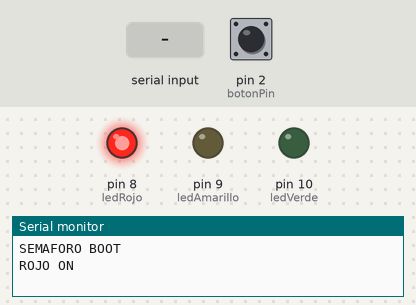
The sketch below on a simulated Arduino Uno, built with avr-gcc and run on an emulated ATmega328P. On the bench: output pins drawn as LEDs (lit = HIGH), the last lines printed to the serial monitor. Dashed ring = blinking. The inputs (shaded band) are chosen by the test bench; at power-on: pin 2 (botonPin) HIGH.

Above: at 1.2 s.
1.3 s: pin 2 (botonPin) pulled LOW for 0.15 s
At 3.1 s:
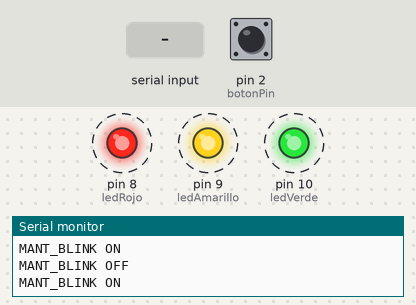
4.4 s: "AMARILLO\n" received over Serial
At 5.3 s:
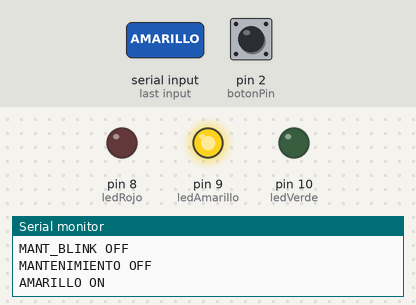
5.9 s: "VERDE\n" received over Serial
At 6.3 s:
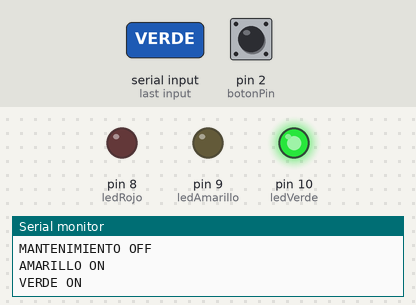
7.4 s: "ROJO\n" received over Serial
At 8.6 s:
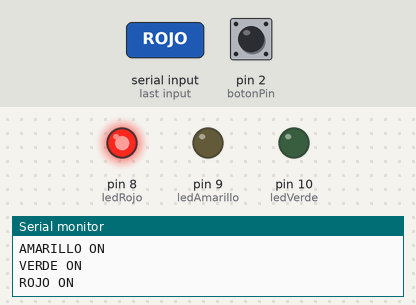
8.9 s: "TOGGLE_MODE\n" received over Serial
At 9.15 s:
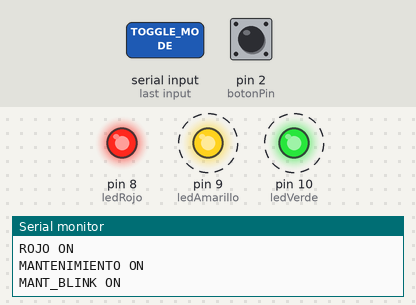
Timing chart, 0 to 12.9 s (numbered marks = the images above; inputs shaded):
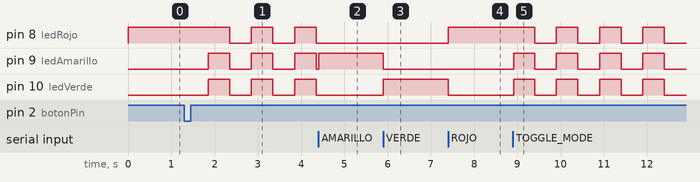

Measured:
- after the input at 1.3 s, pin 8 (ledRojo): alternates HIGH for 0.50 s and LOW for 0.50 s, starting after 1.1 s; pin 9 (ledAmarillo), pin 10 (ledVerde): alternates HIGH for 0.50 s and LOW for 0.50 s, starting after 0.55 s
- after the input at 4.4 s, pin 8 (ledRojo), pin 10 (ledVerde): stays LOW (without the input it goes to HIGH after 0.45 s)
- after the input at 5.9 s, pin 9 (ledAmarillo): HIGH → LOW at once; pin 10 (ledVerde): LOW → HIGH at once
- after the input at 7.4 s, pin 8 (ledRojo): LOW → HIGH at once; pin 10 (ledVerde): HIGH → LOW at once
- after the input at 8.9 s, pin 8 (ledRojo): alternates HIGH for 0.50 s and LOW for 0.50 s, starting after 0.50 s; pin 9 (ledAmarillo), pin 10 (ledVerde): alternates HIGH for 0.50 s and LOW for 0.50 s, starting at once

The sketch:

app03.ino
```cpp
// semaforo_uno_nonblocking_with_button.ino (actualizado)
// Pines
const int ledRojo = 8;
const int ledAmarillo = 9;
const int ledVerde = 10;
const int botonPin = 2;

// Modos
#define MODE_AUTO 0
#define MODE_MANUAL 1
#define MODE_CYCLE 2

int modo = MODE_AUTO;
int prevModo = MODE_AUTO;

// Secuencia automática (duraciones en ms)
const unsigned long autoDuraciones[] = {5000, 3000, 1000}; // rojo, verde, amarillo
const unsigned long cycleDuraciones[] = {3000, 3000, 1500}; // para comando CICLO

// Estado de la secuencia
int etapa = 0;            // 0 = rojo, 1 = verde, 2 = amarillo
int etapaAnterior = -1;
unsigned long etapaInicio = 0;

// Mantenimiento (parpadeo)
bool mantenimiento = false;
unsigned long lastBlink = 0;
const unsigned long blinkInterval = 500;
bool blinkState = false;

// Botón debounce
int lastBotonLectura = HIGH;
unsigned long lastDebounceTime = 0;
const unsigned long debounceDelay = 50;
int botonEstadoEstable = HIGH;

// Serial read buffer (usamos String para simplicidad)
String lineaSerial = "";

void setup() {
  pinMode(ledRojo, OUTPUT);
  pinMode(ledAmarillo, OUTPUT);
  pinMode(ledVerde, OUTPUT);
  pinMode(botonPin, INPUT_PULLUP);

  Serial.begin(9600);
  apagarTodos();
  etapa = 0;
  etapaInicio = millis();

  Serial.println("SEMAFORO BOOT");
  activarEtapaAutomatico(etapa);
}

// ------------------- loop principal -------------------
void loop() {
  unsigned long now = millis();

  // 1) Leer serial (si hay)
  if (Serial.available()) {
    lineaSerial = Serial.readStringUntil('\n');
    lineaSerial.trim();
    lineaSerial.toUpperCase();
    procesarComandoSerial(lineaSerial);
    lineaSerial = "";
  }

  // 2) Leer botón con debounce (detecta flanco de pulsado)
  int lectura = digitalRead(botonPin);
  if (lectura != lastBotonLectura) {
    lastDebounceTime = now;
  }
  if ((now - lastDebounceTime) > debounceDelay) {
    if (lectura != botonEstadoEstable) {
      botonEstadoEstable = lectura;
      if (botonEstadoEstable == LOW) {
        // pulsado (flanco)
        Serial.println("BOTON PULSADO");
        toggleMantenimiento();
      } else {
        // liberado
        Serial.println("BOTON LIBRE");
      }
    }
  }
  lastBotonLectura = lectura;

  // 3) Si estamos en mantenimiento: parpadeo visual y nada más
  if (mantenimiento) {
    if (now - lastBlink >= blinkInterval) {
      lastBlink = now;
      blinkState = !blinkState;
      if (blinkState) {
        // prender las tres visualmente
        digitalWrite(ledRojo, HIGH);
        digitalWrite(ledAmarillo, HIGH);
        digitalWrite(ledVerde, HIGH);
        // mensaje DOMINANTE: blink ON (no cambia bandera mantenimiento)
        Serial.println("MANT_BLINK ON");
      } else {
        // apagar las tres
        digitalWrite(ledRojo, LOW);
        digitalWrite(ledAmarillo, LOW);
        digitalWrite(ledVerde, LOW);
        Serial.println("MANT_BLINK OFF");
      }
    }
    // mientras mantenimiento está activo evitamos cualquier secuencia
    return;
  }

  // 4) Si estamos en modo CICLO (comando CICLO): avanzar etapas no bloqueante
  if (modo == MODE_CYCLE) {
    unsigned long dur = cycleDuraciones[etapa];
    if (now - etapaInicio >= dur) {
      etapa = (etapa + 1) % 3;
      etapaInicio = now;
      activarEtapaCiclo(etapa);
      // si llegamos otra vez a etapa 0 => ciclo completo (termina)
      if (etapa == 0) {
        Serial.println("CICLO COMPLETE");
        modo = MODE_AUTO;
        etapa = 0;
        etapaInicio = now;
        activarEtapaAutomatico(etapa);
      }
    }
    return;
  }

  // 5) Modo automático (no bloqueante)
  if (modo == MODE_AUTO) {
    unsigned long durAuto = autoDuraciones[etapa];
    if (now - etapaInicio >= durAuto) {
      etapa = (etapa + 1) % 3;
      etapaInicio = now;
      activarEtapaAutomatico(etapa);
    }
  }
}

// ------------------- funciones de utilidad -------------------

void procesarComandoSerial(String cmd) {
  if (cmd.length() == 0) return;
  cmd.trim();
  cmd.toUpperCase();

  if (cmd == "ROJO") {
    mantenimientoOffIfNeeded();
    modo = MODE_MANUAL;
    setRojo(true);
  } else if (cmd == "AMARILLO") {
    mantenimientoOffIfNeeded();
    modo = MODE_MANUAL;
    setAmarillo(true);
  } else if (cmd == "VERDE") {
    mantenimientoOffIfNeeded();
    modo = MODE_MANUAL;
    setVerde(true);
  } else if (cmd == "OFF" || cmd == "APAGAR" || cmd == "ALL OFF") {
    mantenimientoOffIfNeeded();
    modo = MODE_MANUAL;
    apagarTodos();
    Serial.println("ALL OFF");
  } else if (cmd == "CICLO") {
    mantenimientoOffIfNeeded();
    modo = MODE_CYCLE;
    etapa = 0;
    etapaInicio = millis();
    activarEtapaCiclo(etapa);
    Serial.println("CICLO START");
  } else if (cmd == "TOGGLE_MODE" || cmd == "TOGGLE_MAINT" || cmd == "MANTENIMIENTO" || cmd == "TOGGLE_MAINTENANCE") {
    // comando remoto para alternar mantenimiento
    toggleMantenimiento();
  } else {
    Serial.print("RCV: ");
    Serial.println(cmd);
  }
}

void mantenimientoOffIfNeeded() {
  if (mantenimiento) {
    mantenimiento = false;
    blinkState = false;
    apagarTodos();
    Serial.println("MANTENIMIENTO OFF");
    modo = prevModo;
    etapaInicio = millis();
  }
}

void toggleMantenimiento() {
  mantenimiento = !mantenimiento;
  if (mantenimiento) {
    prevModo = modo;
    modo = MODE_MANUAL;
    blinkState = false;
    lastBlink = millis();
    // enviamos sólo un mensaje indicando que entramos en modo mantenimiento
    Serial.println("MANTENIMIENTO ON");
  } else {
    // salir de mantenimiento y restaurar modo anterior
    Serial.println("MANTENIMIENTO OFF");
    modo = prevModo;
    etapaInicio = millis();
    apagarTodos();
    if (modo == MODE_AUTO) activarEtapaAutomatico(etapa);
    else if (modo == MODE_CYCLE) activarEtapaCiclo(etapa);
  }
}

void activarEtapaAutomatico(int e) {
  if (e == etapaAnterior && modo == MODE_AUTO) return;
  etapaAnterior = e;
  if (e == 0) setRojo(true);
  else if (e == 1) setVerde(true);
  else if (e == 2) setAmarillo(true);
}

void activarEtapaCiclo(int e) {
  if (e == etapaAnterior) return;
  etapaAnterior = e;
  if (e == 0) setRojo(true);
  else if (e == 1) setVerde(true);
  else if (e == 2) setAmarillo(true);
}

void setRojo(bool report) {
  digitalWrite(ledRojo, HIGH);
  digitalWrite(ledAmarillo, LOW);
  digitalWrite(ledVerde, LOW);
  if (report) Serial.println("ROJO ON");
}
void setAmarillo(bool report) {
  digitalWrite(ledRojo, LOW);
  digitalWrite(ledAmarillo, HIGH);
  digitalWrite(ledVerde, LOW);
  if (report) Serial.println("AMARILLO ON");
}
void setVerde(bool report) {
  digitalWrite(ledRojo, LOW);
  digitalWrite(ledAmarillo, LOW);
  digitalWrite(ledVerde, HIGH);
  if (report) Serial.println("VERDE ON");
}

void apagarTodos() {
  digitalWrite(ledRojo, LOW);
  digitalWrite(ledAmarillo, LOW);
  digitalWrite(ledVerde, LOW);
}
```
